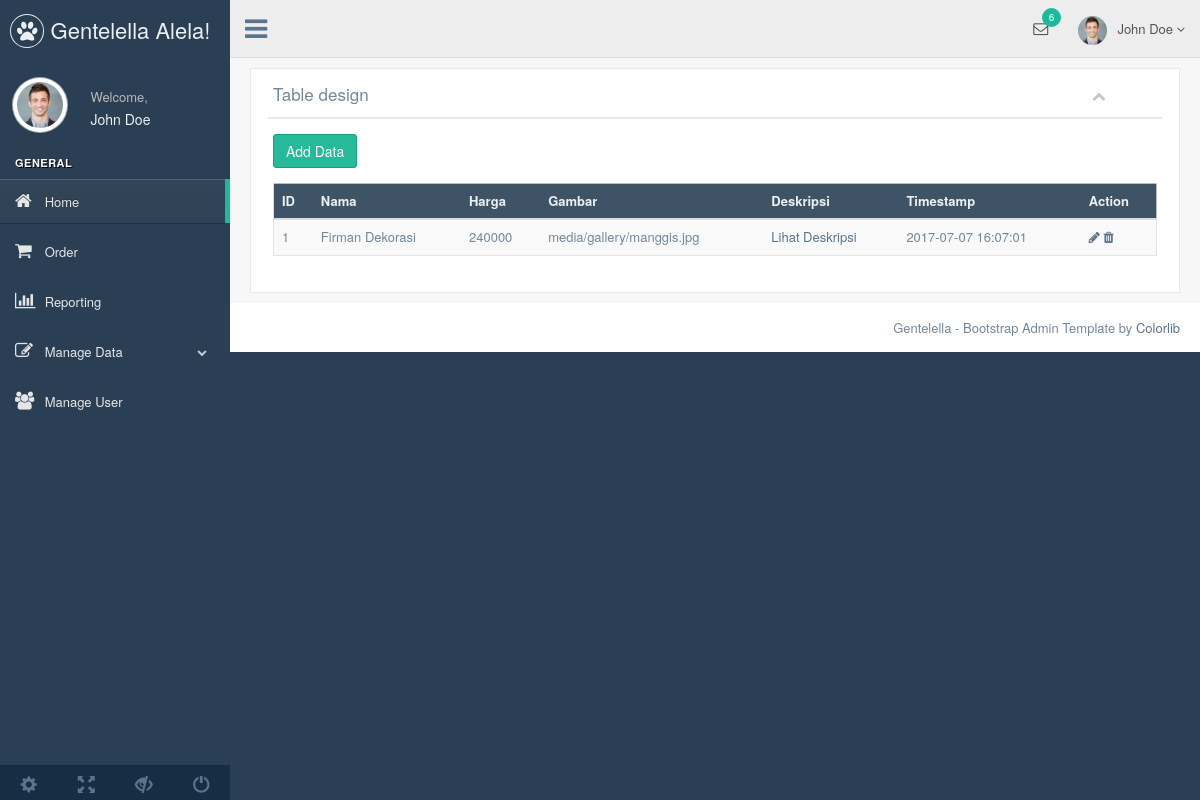
Page /admin/index.php?menu=dekorasi (signed in) on the committed database.
### tables this page shows
CREATE TABLE `dekorasi` (
  `id` int(11) NOT NULL,
  `name` varchar(255) NOT NULL,
  `price` int(11) NOT NULL,
  `image` varchar(255) NOT NULL,
  `description` text NOT NULL,
  `create_date` timestamp NOT NULL DEFAULT CURRENT_TIMESTAMP ON UPDATE CURRENT_TIMESTAMP
);

### admin/dekorasi.php (the view, shortened to what this page needs)
<div class="row">
  <div class="col-md-12 col-sm-12 col-xs-12">
    <div class="x_panel">
      <div class="x_title">
        <h2>Table design <small>Custom design</small></h2>
        <ul class="nav navbar-right panel_toolbox">
          <li><a class="collapse-link"><i class="fa fa-chevron-up"></i></a></li>
        </ul>
        <div class="clearfix"></div>
      </div>
      <div class="x_content">
        <p><a href="#" class="btn btn-success" data-target="#ModalAdd" data-toggle="modal">Add Data</a></p>
        <div class="table-responsive">
          <table class="table table-striped jambo_table bulk_action">
            <thead>
              <tr class="headings">
                <th class="column-title">ID</th>
                <th class="column-title">Nama</th>
                <th class="column-title">Harga</th>
                <th class="column-title">Gambar</th>
                <th class="column-title">Deskripsi</th>
                <th class="column-title">Timestamp</th>
                <th class="column-title no-link last"><span class="nobr">Action</span></th>
              </tr>
            </thead>
            <tbody>
              <?php
                include "koneksi.php";
                $tbname="dekorasi";
                $modal=mysqli_query($connection, "SELECT * FROM $tbname");
                while($r=mysqli_fetch_array($modal)){
              ?>
                <tr class="even pointer">
                    <td><?php echo $r['id']; ?></td>
                    <td><?php echo $r['name']; ?></td>
                    <td><?php echo $r['price']; ?></td>
                    <td><?php echo $r['image']; ?></td>
                    <td><a href="#" data-target="#ModalDesc<?php echo $r['id']; ?>" data-toggle="modal">Lihat Deskripsi</a></td>
                    <td><?php echo $r['create_date']; ?></td>
                    <td>
                       <a href="#" class='open_modal' id='<?php echo $r['id']; ?>' tbname="<?php echo $tbname; ?>"><i class="fa fa-pencil"></i></a>
                       <a href="#" onclick="confirm_modal('delete_data.php?id=<?php echo $r['id']; ?>&amp;tbname=<?php echo $tbname; ?>');"><i class="fa fa-trash"></i></a>
                    </td>
                </tr>
              <?php } ?>
        </tbody>
        </table>
        </div>
      </div>
    </div>
  </div>
</div>

### rows in the picture
dekorasi: id "1", name "Firman Dekorasi", price "240000", image "media/gallery/manggis.jpg", create_date "2017-07-07 16:07:01"
